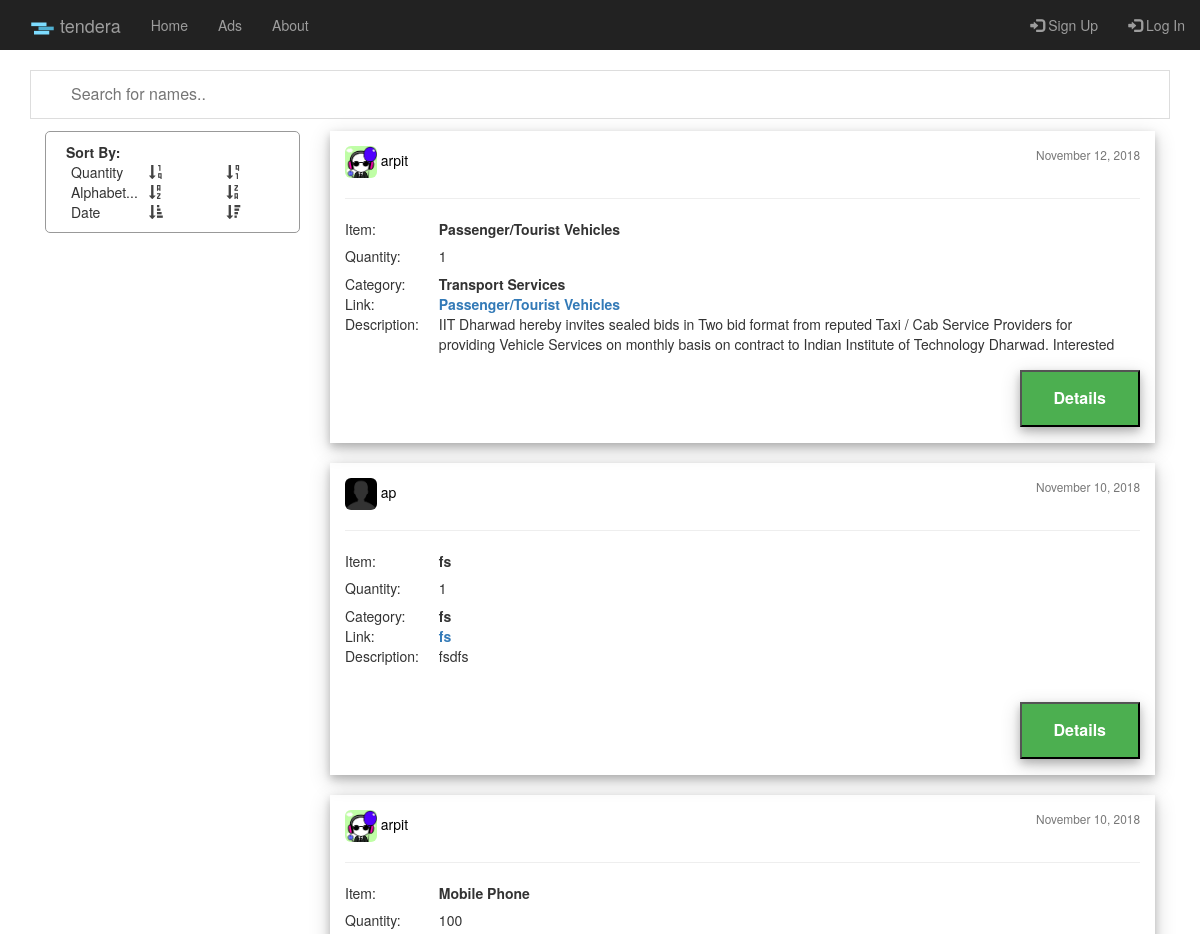
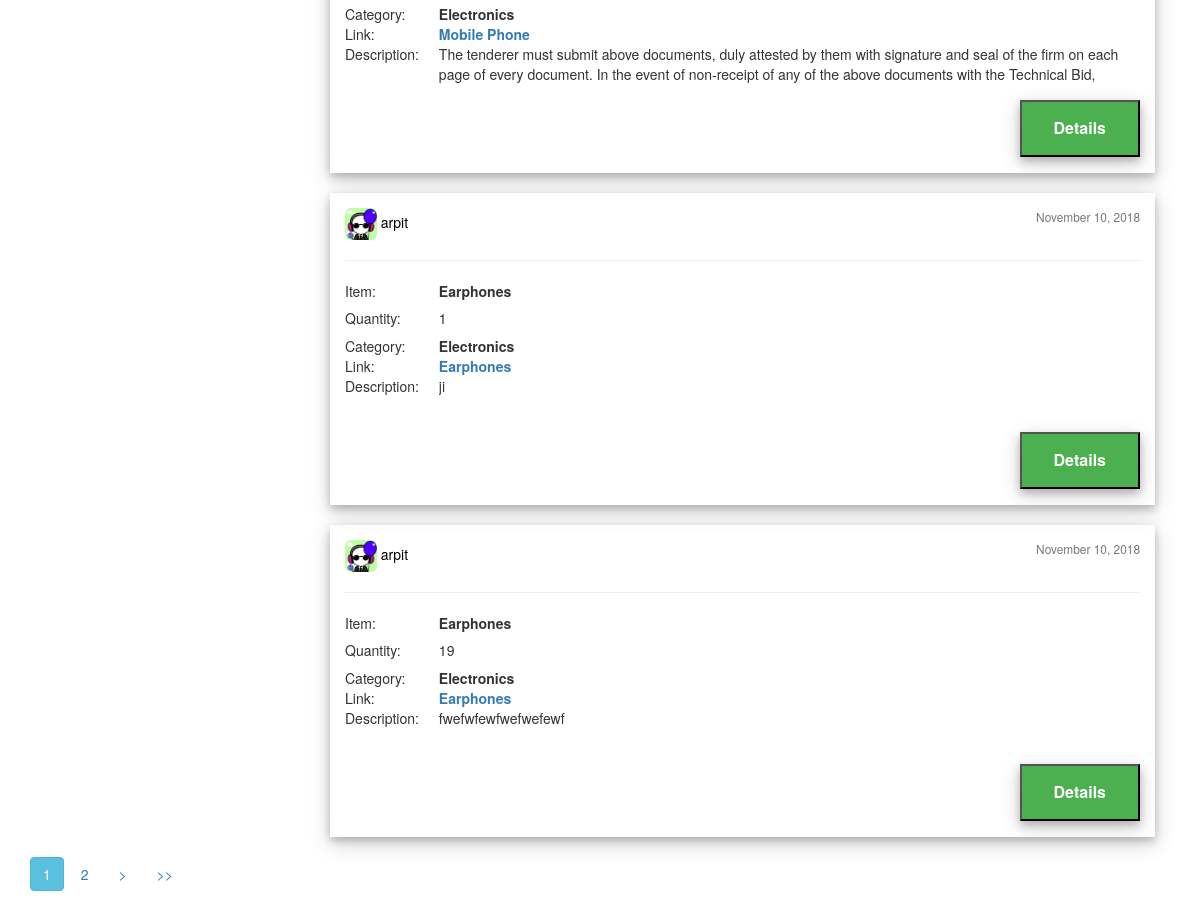
Page /post/ on the earlier database version (2 pictures, top to bottom).
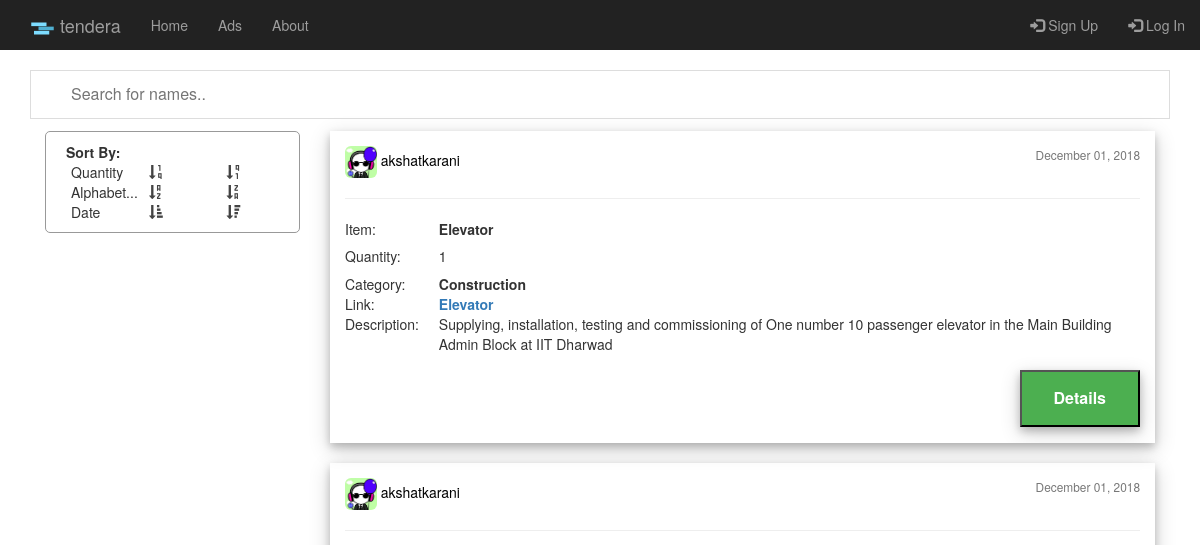
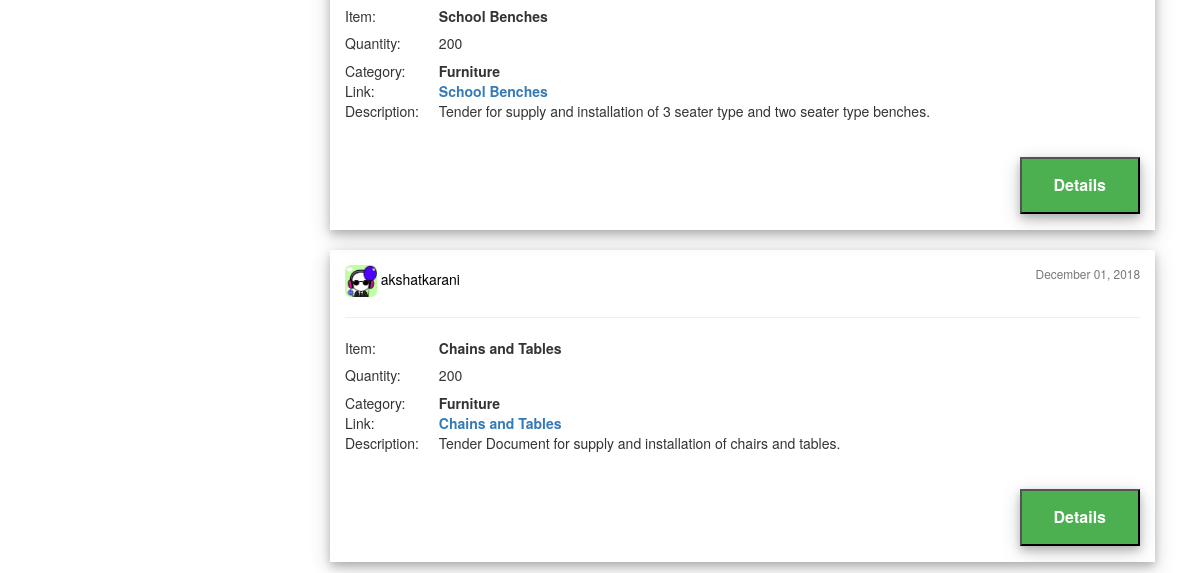
Same page on the later database version (2 pictures, top to bottom).
### post/models.py (models this page shows, shortened)
class Post(models.Model):
	category = models.CharField(max_length=50)
	item = models.CharField(max_length=100)
	quantity = models.IntegerField(default=0)
	document = models.FileField(upload_to='tender_docs/')
	description = models.TextField()
	elegibility = models.TextField(default='Elegibility')
	date_posted = models.DateTimeField(auto_now_add= True)
	author = models.ForeignKey(User, on_delete = models.CASCADE)

### users/models.py (models this page shows, shortened)
class UserProfile(models.Model):
	user = models.OneToOneField(User, on_delete = models.CASCADE)
	image = models.ImageField(default= 'default_pic.jpg', upload_to = 'user_pics')

### post/views.py (the view)
# urls.py: path('', PostListView.as_view(), name='post-home'),
class PostListView(ListView):
	model = Post
	template_name = 'post/home.html'
	context_object_name = 'posts'
	ordering = ['-date_posted']
	paginate_by = 5
	def get_queryset(self):
		order_by = self.kwargs.get('order_by') or '-date_posted'
		return Post.objects.order_by(order_by)

### post/templates/post/home.html (shortened to what this page needs)
{% extends "post/base.html" %}
{% block content %}
<input type="text" id="myInput2" onkeyup="mySearch2()" placeholder="Search for names..">
<div class="col-sm-3">
  <section class="media content-section" style="border: 1px solid;border-color: #999999;border-radius: 5px;padding: 10px">
    <div>
      <span style="padding: 10px;"><b>Sort By:</b></span>
      <div>
        <div class="col-sm-4">Quantity</div>
        <div class="col-sm-4">
        <a href="{% url 'post-home' 'quantity' %}" style="text-decoration: none;color: #444444">
          <span id="quantity" onmouseover="this.style.cursor='pointer'" onmouseout="this.style.cursor='default'" class="glyphicon glyphicon-sort-by-order">
          </span>
        </a>
        </div>
        <div class="col-sm-4">
        <a href="{% url 'post-home' '-quantity' %}" style="text-decoration: none;color: #444444">
          <span id="-quantity" onmouseover="this.style.cursor='pointer'" onmouseout="this.style.cursor='default'" class="glyphicon glyphicon-sort-by-order-alt">
          </span>
        </a>
        </div>
      </div>
      <div>
        <div class="col-sm-4">Alphabet...</div>
        <div class="col-sm-4">
        <a href="{% url 'post-home' 'item' %}" style="text-decoration: none;color: #444444">
          <span id="quantity" onmouseover="this.style.cursor='pointer'" onmouseout="this.style.cursor='default'" class="glyphicon glyphicon-sort-by-alphabet">
          </span>
        </a>
        </div>
        <div class="col-sm-4">
        <a href="{% url 'post-home' '-item' %}" style="text-decoration: none;color: #444444">
          <span id="-quantity" onmouseover="this.style.cursor='pointer'" onmouseout="this.style.cursor='default'" class="glyphicon glyphicon-sort-by-alphabet-alt">
          </span>
        </a>
        </div>
      </div>
      <div>
        <div class="col-sm-4">Date</div>
        <div class="col-sm-4">
        <a href="{% url 'post-home' 'date_posted' %}" style="text-decoration: none;color: #444444">
          <span id="quantity" onmouseover="this.style.cursor='pointer'" onmouseout="this.style.cursor='default'" class="glyphicon glyphicon-sort-by-attributes">
          </span>
        </a>
        </div>
        <div class="col-sm-4">
        <a href="{% url 'post-home' '-date_posted' %}" style="text-decoration: none;color: #444444">
          <span id="-quantity" onmouseover="this.style.cursor='pointer'" onmouseout="this.style.cursor='default'" class="glyphicon glyphicon-sort-by-attributes-alt">
          </span>
        </a>
        </div>
      </div>
  </section>
</div>
<div id="posts" class="col-sm-9">
  {% for post in posts %}
  <div id="post">
    <article class="media content-section" style="box-shadow: 0 4px 8px 0 rgba(0, 0, 0, 0.2), 0 6px 20px 0 rgba(0, 0, 0, 0.19);">
      <div style="padding: 15px;">
        <img class=" img-rounded article-imag" style="width: 4%; height: 4%" src="{{ post.author.userprofile.image.url }}">
      <a class="mr-2" href="{% url 'user-posts' post.author.username %}" style="color: black">{{ post.author }}</a>
      <small style="float: right" class="text-muted">{{ post.date_posted|date:"F d, Y" }}</small>
      <hr>
      <table>
        <tr>
          <td>
            Item:
          </td>
          <td class="second-dat">
            <b id='item' >{{ post.item }}</b>
          </td>
        </tr>
        <tr>
          <td>
            Quantity:
          </td>
          <td class="second-dat">
            <b><h5>{{ post.quantity }}</h5></b>
          </td>
        </tr>
        <tr>
          <td>
            Category:
          </td>
          <td class="second-dat">
            <b>{{ post.category }}</b>
          </td>
        </tr>
        <tr>
          <td>
            Link:
          </td>
          <td class="second-dat">
            <b><a href="{{ post.document.url }}">{{ post.item }}</a></b>
          </td>
        </tr>
        <tr>
          <td style="vertical-align: top">
            Description:
          </td>
          <td class="second-dat">
            <div style="height: 40px; overflow: hidden;">
               <p class="article-content">{{ post.description }}</p>
           </div>
          </td>
        </tr>
      </table>
        <a href="{% url 'post-detail' post.id %}"><button class="button_post" style="box-shadow: 0 4px 8px 0 rgba(0, 0, 0, 0.2), 0 6px 20px 0 rgba(0, 0, 0, 0.19);"><b>Details</b></button></a>
      </div>
    </article>
    <br>
  </div>
  {% endfor %}
</div>
  <br>
  {% if is_paginated %}
      {% for num in page_obj.paginator.page_range %}
        {% if page_obj.number == num %}
          <a class="btn btn-info mb-4" href="?page={{ num }}">{{ num }}</a>
        {% elif num > page_obj.number|add:'-3' and num < page_obj.number|add:'3' %}
          <a class="btn btn-outline-info mb-4" href="?page={{ num }}">{{ num }}</a>
        {% endif %}
      {% endfor %}
      {% if page_obj.has_next %}
        <a class="btn btn-outline-info mb-4" href="?page={{ page_obj.next_page_number }}">></a>
        <a class="btn btn-outline-info mb-4" href="?page={{ page_obj.paginator.num_pages }}">>></a>
      {% endif %}
    {% endif %}
</div>
{% endblock content %}

### post/templates/post/base.html (shortened to what this page needs)
{% load static %}
<!DOCTYPE html>
<html lang="en" >
<head>
    <link rel="stylesheet" href="https://maxcdn.bootstrapcdn.com/bootstrap/3.3.7/css/bootstrap.min.css">
    <link rel="stylesheet" type="text/css" href="{% static 'post/main.css' %}">
</head>
<body style="margin-top: 5rem;height: 100%; min-height: 100%">
	<nav class="navbar-inverse navbar-fixed-top">
	  <div class="container-fluid">
	    <div class="navbar-header">
	      <a class="navbar-brand" href="{% url 'home' %}">
	      	<span>
	      	<img src= "{% static 'tendera.png'%}" alt="logo" style="width:25px;">
	      	tendera
	      	</span>
	      </a>
	    </div>
	    <ul class="nav navbar-nav">
	      <li ><a href="{% url 'post-home' %}">Home</a></li>
	      <li ><a href="{% url 'advert-home' %}">Ads</a></li>
	      <li><a href="{% url 'post-about' %}">About</a></li>
	    </ul>
	    <ul class="nav navbar-nav navbar-right">
	      {% if user.is_authenticated %}
	      	  <li><a href="{% url 'user-dashboardads' user.username %}"><span class="glyphicon glyphicon-user"></span>	My Ads</a></li>
	      	  <li><a href="{% url 'user-dashboard' user.username %}"><span class="glyphicon glyphicon-user"></span>	Dashboard</a></li>
	      	  <li><a href="{% url 'advert-create' %}"><span class="glyphicon glyphicon-user"></span>	Have a business?</a></li>
	      	  <li><a href="{% url 'post-create' %}"><span class="glyphicon glyphicon-user"></span>	Post New Tender</a></li>
	      	  <li><a href="{% url 'user-profile' %}"><span class="glyphicon glyphicon-user"></span>	Profile</a></li>
	      	  <li><a href="{% url 'user-logout' %}"><span class="glyphicon glyphicon-user"></span>	Logout</a></li>
	      {% else %}
	      	  <li><a href="{% url 'user-register' %}"><span class="glyphicon glyphicon-log-in"></span>	Sign Up</a></li>
		      <li><a href="{% url 'user-login' %}"><span class="glyphicon glyphicon-log-in"></span>	Log In</a></li>
		  {% endif %}
	    </ul>
	  </div>
	</nav>
	<div class="container" style="min-height: 100%">
		<br>
		{% block content %}{% endblock%}
	<br>
</body>
</html>

### post/static/post/main.css (style rules this page uses)
.button_post { background-color: #4CAF50; color: white; padding: 15px 32px; text-align: center; text-decoration: none; display: inline-block; font-size: 16px; margin: 16px 0px; cursor: pointer; float: right; }
.second-dat { padding: 0px 20px; }
#myInput2 { width: 100%; font-size: 16px; padding: 12px 20px 12px 40px; border: 1px solid #ddd; margin-bottom: 12px; }

Differences in the rows shown:
removed Post: author.userprofile.image (picture), author "arpit", date_posted "November 12, 2018", item "Passenger/Tourist Vehicles", quantity "1", category "Transport Services", description "IIT Dharwad hereby invites sealed bids in Two bid format from reputed Taxi / Cab Service Providers for providing Vehicle Services on monthly basis on contract to Indian Institute of Technology Dharwad. Interested…"
removed Post: author.userprofile.image (placeholder picture), author "ap", date_posted "November 10, 2018", item "fs", quantity "1", category "fs", description "fsdfs"
removed Post: author.userprofile.image (picture), author "arpit", date_posted "November 10, 2018", item "Mobile Phone", quantity "100", category "Electronics", description "The tenderer must submit above documents, duly attested by them with signature and seal of the firm on each page of every document. In the event of non-receipt of any of the above documents with the Technical Bid,…"
removed Post: author.userprofile.image (picture), author "arpit", date_posted "November 10, 2018", item "Earphones", quantity "1", category "Electronics", description "ji"
removed Post: author.userprofile.image (picture), author "arpit", date_posted "November 10, 2018", item "Earphones", quantity "19", category "Electronics", description "fwefwfewfwefwefewf"
added Post: author.userprofile.image (picture), author "akshatkarani", date_posted "December 01, 2018", item "Elevator", quantity "1", category "Construction", description "Supplying, installation, testing and commissioning of One number 10 passenger elevator in the Main Building Admin Block at IIT Dharwad"
added Post: author.userprofile.image (picture), author "akshatkarani", date_posted "December 01, 2018", item "School Benches", quantity "200", category "Furniture", description "Tender for supply and installation of 3 seater type and two seater type benches."
added Post: author.userprofile.image (picture), author "akshatkarani", date_posted "December 01, 2018", item "Chains and Tables", quantity "200", category "Furniture", description "Tender Document for supply and installation of chairs and tables."
Other differences:
list line gone: "1"
list line gone: "2"
